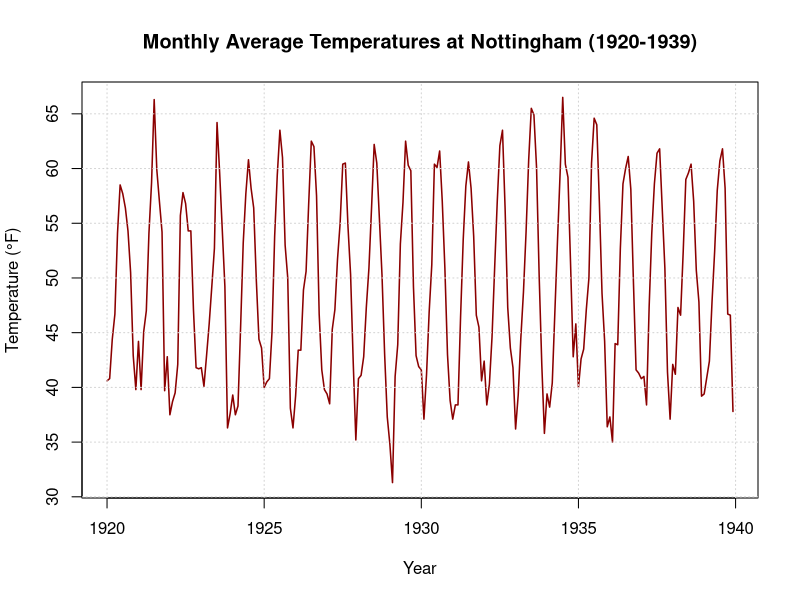
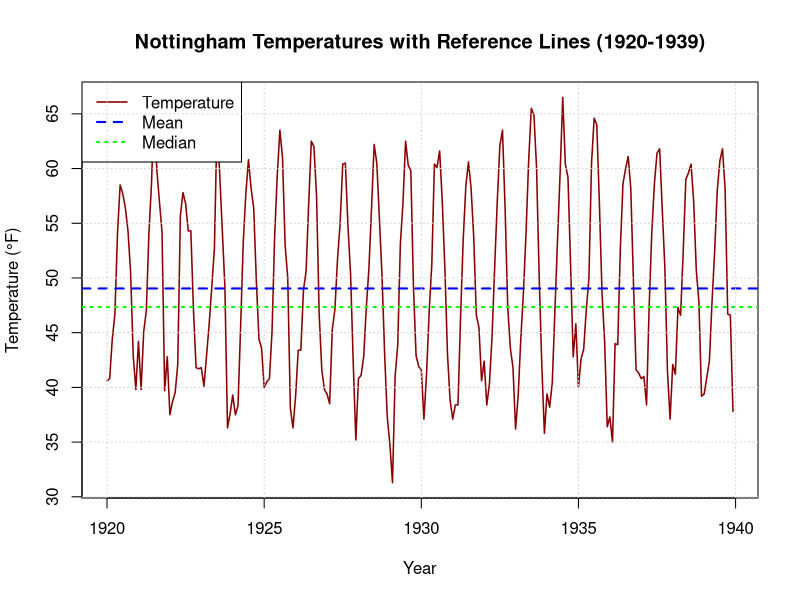
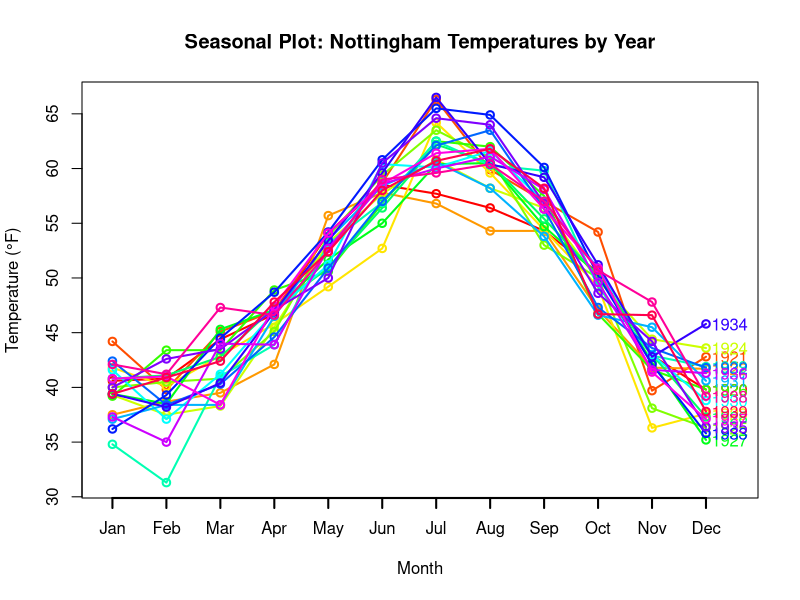
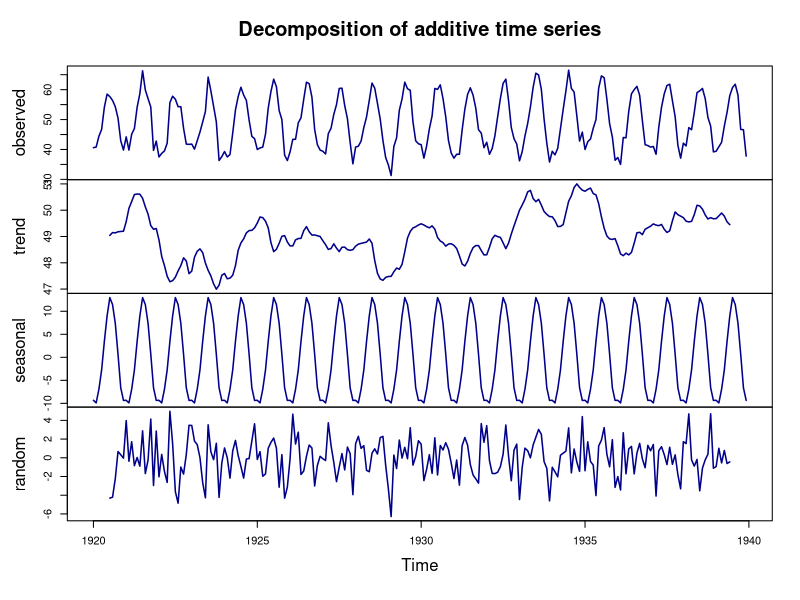

Here is the R script that generated these plots, in order:
## ---- chunk 1
# ========== PRACTICAL-2: Nottem Dataset Analysis ==========
cat("PRACTICAL-2: NOTTEM DATASET ANALYSIS\n")
cat(rep("=", 70), "\n\n")

# ------------------------------------------------------------
# (a) Load the library containing Nottem dataset
# ------------------------------------------------------------
cat("(a) LOADING REQUIRED LIBRARY\n")
cat(rep("-", 50), "\n\n")

cat("1. Loading the datasets package...\n")
library(datasets)

cat("2. Library 'datasets' loaded successfully\n")
cat("   - Contains many built-in datasets including Nottem\n")
cat("   - No installation required (comes with base R)\n")
cat("   - Other datasets in this package: AirPassengers, mtcars, iris, etc.\n\n")

# ------------------------------------------------------------
# (b) Load Nottem dataset into R environment
# ------------------------------------------------------------
cat("(b) LOADING NOTTEM DATASET\n")
cat(rep("-", 50), "\n\n")

cat("1. Loading Nottem dataset...\n")
data("nottem")

cat("2. Dataset loaded successfully\n")
cat("   - Object name: nottem\n")
cat("   - Type:", class(nottem), "\n")
cat("   - Dataset now available in global environment\n\n")

# ------------------------------------------------------------
# (c) View dataset description and explain characteristics
# ------------------------------------------------------------
cat("(c) DATASET DESCRIPTION AND CHARACTERISTICS\n")
cat(rep("-", 50), "\n\n")

cat("1. Viewing dataset description using help()...\n")
cat("   Command: ?nottem\n")
cat("   (Help documentation opens in separate pane)\n\n")

cat("2. Alternative method: Getting dataset information\n")
cat("   Using str() function to view structure:\n")
str(nottem)
cat("\n")

cat("3. Using summary() for statistical overview:\n")
print(summary(nottem))
cat("\n")

cat("4. Viewing first few observations:\n")
cat("   First 12 months (1920):\n")
print(window(nottem, start = c(1920, 1), end = c(1920, 12)))
cat("\n")

cat("5. KEY CHARACTERISTICS OF THE DATA:\n")
cat("   a) Content: Average monthly air temperatures\n")
cat("   b) Location: Nottingham, England\n")
cat("   c) Time period: January 1920 to December 1939\n")
cat("   d) Duration: 20 years of monthly observations\n")
cat("   e) Unit of measurement: Degrees Fahrenheit\n")
cat("   f) Total observations: 240 (12 months × 20 years)\n")
cat("   g) Type: Time series object (ts class)\n")
cat("   h) Source: Original meteorological records\n\n")

# ------------------------------------------------------------
# (d) Explain nature of data in terms of sampling frequency
# ------------------------------------------------------------
cat("(d) SAMPLING FREQUENCY ANALYSIS\n")
cat(rep("-", 50), "\n\n")

cat("1. Checking frequency of the time series:\n")
freq <- frequency(nottem)
cat("   Frequency:", freq, "\n\n")

cat("2. EXPLANATION OF SAMPLING FREQUENCY:\n")
cat("   - Frequency = 12 indicates MONTHLY data\n")
cat("   - Data collected once per month for 20 years\n")
cat("   - Regular time intervals: January, February, ..., December\n")
cat("   - Complete annual cycles: 20 full years\n\n")

cat("3. Time period details:\n")
cat("   - Start:", start(nottem), "(January 1920)\n")
cat("   - End:", end(nottem), "(December 1939)\n")
cat("   - Total months:", length(nottem), "\n")
cat("   - Complete years: 20 years (1920-1939)\n\n")

cat("4. Implications of monthly frequency:\n")
cat("   - Allows detection of SEASONAL patterns\n")
cat("   - Can analyze monthly variations within years\n")
cat("   - Suitable for seasonal decomposition\n")
cat("   - Enables year-over-year comparisons\n")
cat("   - Higher resolution than annual or quarterly data\n")

# ------------------------------------------------------------
# (e) Plot time series and write observations
# ------------------------------------------------------------
cat("\n\n(e) TIME SERIES PLOT AND OBSERVATIONS\n")
cat(rep("-", 50), "\n\n")

cat("1. Creating basic time series plot...\n")
plot(nottem, 
     main = "Monthly Average Temperatures at Nottingham (1920-1939)",
     ylab = "Temperature (°F)",
     xlab = "Year",
     col = "darkred", 
     lwd = 1.5,
     type = "l")
grid()

cat("2. Adding reference lines for better interpretation...\n")
plot(nottem, 
     main = "Nottingham Temperatures with Reference Lines (1920-1939)",
     ylab = "Temperature (°F)",
     xlab = "Year",
     col = "darkred", 
     lwd = 1.5,
     type = "l")
abline(h = mean(nottem), col = "blue", lty = 2, lwd = 2)
abline(h = median(nottem), col = "green", lty = 3, lwd = 2)
legend("topleft", 
       legend = c("Temperature", "Mean", "Median"), 
       col = c("darkred", "blue", "green"), 
       lty = c(1, 2, 3),
       lwd = c(1.5, 2, 2),
       bg = "white")
grid()

cat("3. Creating seasonal plot to visualize patterns...\n")
library(forecast)
seasonplot(nottem, 
           main = "Seasonal Plot: Nottingham Temperatures by Year",
           ylab = "Temperature (°F)",
           xlab = "Month",
           year.labels = TRUE,
           col = rainbow(20),
           lwd = 2)

cat("\n4. KEY OBSERVATIONS ABOUT DATA PATTERN:\n")

cat("   a) SEASONAL PATTERN:\n")
cat("      - Clear annual cycle visible\n")
cat("      - Peaks in summer months (June-August)\n")
cat("      - Troughs in winter months (December-February)\n")
cat("      - Consistent seasonal pattern across all 20 years\n\n")

cat("   b) TREND COMPONENT:\n")
cat("      - No obvious long-term trend\n")
cat("      - Temperatures relatively stable over 20-year period\n")
cat("      - Minor year-to-year variations\n")
cat("      - No evidence of warming or cooling trend\n\n")

cat("   c) VARIABILITY:\n")
cat("      - Temperature range: ~25°F to ~65°F\n")
cat("      - Summer temperatures more variable than winter\n")
cat("      - Some years warmer/colder than others\n")
cat("      - Consistent annual temperature range\n\n")

cat("   d) ABNORMALITIES/OUTLIERS:\n")
cat("      - No extreme outliers visible\n")
cat("      - Consistent seasonal envelope\n")
cat("      - Minor deviations from normal pattern\n")
cat("      - Possibly cooler years in early 1920s\n\n")

cat("   e) STATISTICAL CHARACTERISTICS:\n")
cat("      - Mean temperature:", round(mean(nottem), 1), "°F\n")
cat("      - Median temperature:", round(median(nottem), 1), "°F\n")
cat("      - Standard deviation:", round(sd(nottem), 2), "°F\n")
cat("      - Temperature range:", round(range(nottem)[1], 1), "to", 
    round(range(nottem)[2], 1), "°F\n")

# ------------------------------------------------------------
# ADDITIONAL ANALYSIS
# ------------------------------------------------------------
cat("\n\n", rep("-", 50), "\n", sep="")
cat("ADDITIONAL TIME SERIES ANALYSIS\n")
cat(rep("-", 50), "\n\n")

cat("1. Decomposing time series into components...\n")
nottem_decomp <- decompose(nottem)

cat("2. Plotting decomposition...\n")
plot(nottem_decomp, 
     col = "darkblue",
     lwd = 1.5)

cat("3. Interpretation of decomposition:\n")
cat("   - Seasonal component: Strong, consistent annual pattern\n")
cat("   - Trend component: Minimal, nearly flat\n")
cat("   - Random component: Small residuals\n")
cat("   - Conclusion: Data is dominantly SEASONAL\n")

# ------------------------------------------------------------
# SUMMARY
# ------------------------------------------------------------
cat("\n\n", rep("=", 70), "\n", sep="")
cat("SUMMARY AND CONCLUSIONS\n")
cat(rep("=", 70), "\n\n")

cat("DATA OVERVIEW:\n")
cat("   - Dataset: Nottem (Monthly temperatures at Nottingham)\n")
cat("   - Period: 1920-1939 (20 years)\n")
cat("   - Frequency: Monthly (12 observations per year)\n")
cat("   - Total observations: 240\n\n")

cat("KEY FINDINGS:\n")
cat("1. Data Characteristics:\n")
cat("   - Strong seasonal pattern dominates\n")
cat("   - No significant long-term trend\n")
cat("   - Temperature range: 25-65°F\n")
cat("   - Consistent annual cycles across 20 years\n\n")

cat("2. Meteorological Insights:\n")
cat("   - Typical temperate climate pattern\n")
cat("   - Stable climate during 1920-1939 period\n")
cat("   - Seasonal variation of ~40°F annually\n")
cat("   - Summer peaks around 60-65°F\n")
cat("   - Winter lows around 25-30°F\n\n")

cat("3. Statistical Observations:\n")
cat("   - Mean annual temperature: ~49°F\n")
cat("   - Regular seasonal fluctuations\n")
cat("   - Minimal random variation\n")
cat("   - High predictability due to strong seasonality\n\n")

cat("4. Practical Implications:\n")
cat("   - Excellent example of seasonal time series\n")
cat("   - Suitable for seasonal decomposition methods\n")
cat("   - Useful for teaching time series analysis\n")
cat("   - Demonstrates climate stability in historical period\n")
cat(rep("=", 70), "\n")
